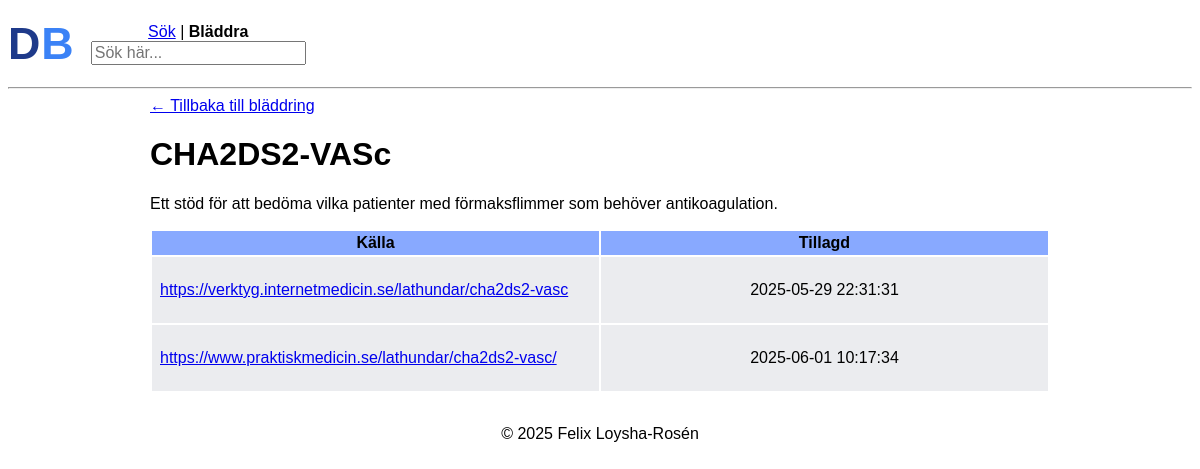
The app's page /63?from=, older data.
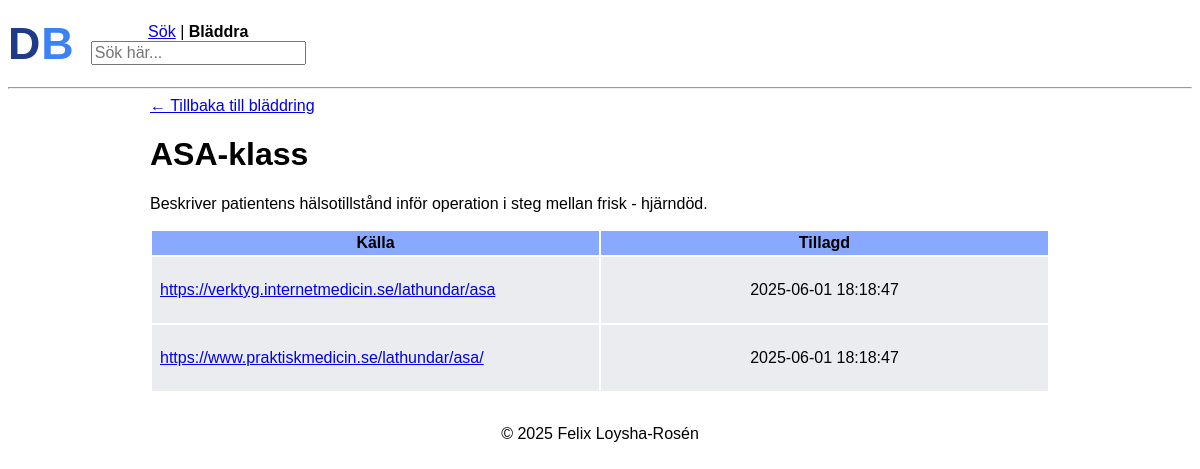
The same page, newer data.
### tables this page shows
CREATE TABLE docs (
    id INTEGER PRIMARY KEY AUTOINCREMENT,
    name TEXT NOT NULL UNIQUE,
    abbreviation TEXT,
    description TEXT NOT NULL,
    keywords TEXT,
    date_added TIMESTAMP DEFAULT CURRENT_TIMESTAMP
);

CREATE TABLE links (
    id INTEGER PRIMARY KEY AUTOINCREMENT,
    doc_id INTEGER NOT NULL,
    docbase_link TEXT,
    source_link TEXT,
    votes INTEGER DEFAULT 0,
    date_added TIMESTAMP DEFAULT CURRENT_TIMESTAMP,
    FOREIGN KEY (doc_id) REFERENCES docs(id) ON DELETE CASCADE
);

### app.py (the view)
@app.route("/<int:id>")
def show_detail(id):
    if id <= 0:
        return "Invalid ID", 400
    referrer = request.args.get("from", "")
    conn = get_db_connection()
    doc = conn.execute(
        "SELECT * FROM docs WHERE id = ?",
        (id,),
    ).fetchone()
    if doc is None:
        return "doc not found", 404
    links = conn.execute(
        "SELECT * FROM links WHERE doc_id = ?",
        (id,),
    ).fetchall()
    conn.close()
    return render_template("detail.html", doc=doc, links=links, referrer=referrer)

### app.py (called while the page is built)
def get_db_connection():
    conn = sqlite3.connect("docbase.db")
    conn.row_factory = sqlite3.Row
    return conn

### templates/detail.html (shortened to what this page needs)
{% extends "base.html" %}
{% block body %}
    <header class="search-header">
        <div class="text-logo">
            <a href="{{ url_for('index') }}" class="logo"><span class="doc">D</span><span class="base">B</span></a>
        </div>
        <div class="search-bar">
            {% if referrer %}
            <p><strong>Sök</strong> | <a href="{{ url_for('browse') }}">Bläddra</a></p>
            {% else %}
            <p><a href="{{ url_for('search') }}">Sök</a> | <strong>Bläddra</strong></p>
            {% endif %}
            <form action="/s" method="get">
                <input class="q" autocomplete="off" autofocus name="q" placeholder="Sök här..." type="search">
            </form>
        </div>
    </header>
    <main class="main-detail">
        <hr>
        <div class="detail-outer-container">
            <div class="detail-inner-container">
                <div class="back-button">
                    {% if referrer %}
                        <a href="{{ url_for('search', q=referrer) }}" class="back-link">← Tillbaka till sökresultaten</a>
                    {% else %}
                        <a href="{{ url_for('browse') }}" class="back-link">← Tillbaka till bläddring</a>
                    {% endif %}
                </div>
                <h1>
                    {{ doc.name }}
                </h1>
                {% if doc.description %}
                <p>{{ doc.description }}</p>
                {% endif %}
                {% if links %}
                <table class="links-table">
                    <tr>
                        {% if links|selectattr('source_link')|list %}
                            <th>Källa</th>
                        {% endif %}
                        <th>Tillagd</th>
                    </tr>
                    {% for link in links %}
                    <tr>
                        {% if link.source_link %}
                        <td>
                            <p class="links-table-link">
                                <a href="{{ link.source_link }}">
                                    {{ link.source_link }}
                                </a>
                            </p>
                        </td>
                        {% endif %}
                        <td class="date-added">
                            <p>{{ link.date_added }}</p>
                        </td>
                    </tr>
                    {% endfor %}
                </table>
                {% endif %}
            </div>
        </div>
    </main>
{% endblock %}

### templates/base.html (shortened to what this page needs)
<!DOCTYPE html>
<html lang="sv">
    <head>
        <link href="static/style.css" rel="stylesheet">
    </head>
    <body>
        {% block body %}
        {% endblock %}
        <footer>
            <p>&copy; <span class="copy-year"></span> Felix Loysha-Rosén</p>
        </footer>
    </body>
</html>

### static/style.css (style rules this page uses)
html { font-family: Arial, Helvetica, sans-serif; }
.detail-outer-container { display: flex; flex-direction: column; align-items: center; justify-content: center; width: 100%; }
.detail-inner-container { width: 100%; max-width: 900px; padding: 0 20px; }
.text-logo { font-family: 'Arial', sans-serif; font-size: 2.8em; font-weight: bold; color: #2563eb; padding: 10px 0; letter-spacing: 1px; }
.text-logo .doc { color: #1e3a8a; }
.text-logo .base { color: #3b82f6; }
.logo { text-decoration: none; }
.search-header { display: flex; align-items: center; gap: 1em; }
th { padding: 3px; background-color: rgb(136, 169, 255); }
.q { max-width: 300px; font-size: 16px; }
.search-bar p { margin: 0; text-align: center; }
tr { background-color: rgba(227, 229, 233, 0.715) }
td { padding: 0 3px; }
footer { text-align: center; }
.links-table-link { overflow: hidden; text-overflow: ellipsis; white-space: nowrap; display: block; }
.links-table { max-width: 900px; width: 100%; table-layout: fixed; margin: 1em 0; }
.links-table td { max-width: 0; overflow: hidden; padding: 8px; }
.date-added { text-align: center !important; }

Row changes from the older to the newer data that the page shows:
no longer on this page (row edited): links: source_link "https://verktyg.internetmedicin.se/lathundar/cha2ds2-vasc", date_added "2025-05-29 22:31:31"
removed links: source_link "https://www.praktiskmedicin.se/lathundar/cha2ds2-vasc/", date_added "2025-06-01 10:17:34"
changed docs: name "CHA2DS2-VASc" → "ASA-klass"; description "Ett stöd för att bedöma vilka patienter med förmaksflimmer som behöver antikoagulation." → "Beskriver patientens hälsotillstånd inför operation i steg mellan frisk - hjärndöd."
now on this page (row edited): links: source_link "https://verktyg.internetmedicin.se/lathundar/asa", date_added "2025-06-01 18:18:47"
now on this page (row edited): links: source_link "https://www.praktiskmedicin.se/lathundar/asa/", date_added "2025-06-01 18:18:47"
